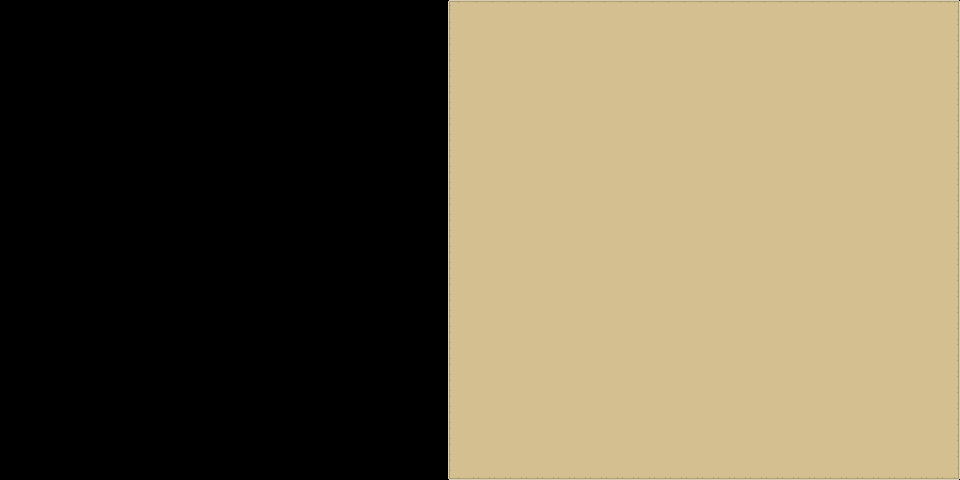

This is a level from a 2D game, rendered from its Tiled map with the project's own tilesets. A one-line summary and the complete map file follow:
An orthogonal 60x30 tile map with 16x16 px tiles, 1 tile layer (Calque de Tile 1).

<map version="1.0" orientation="orthogonal" width="60" height="30" tilewidth="16" tileheight="16">
 <tileset firstgid="1" name="UIpackSheet_magenta" tilewidth="16" tileheight="16" spacing="2">
  <image source="UIpackSheet_magenta.png" trans="ff00ff" width="538" height="592" />
 </tileset>
 <layer name="Calque de Tile 1" width="60" height="30">
  <data encoding="csv">
0,0,0,0,0,0,0,0,0,0,0,0,0,0,0,0,0,0,0,0,0,0,0,0,0,0,0,0,400,401,401,401,401,401,401,401,401,401,401,401,401,401,401,401,401,401,401,401,401,401,401,401,401,401,401,401,401,401,401,402,
0,0,0,0,0,0,0,0,0,0,0,0,0,0,0,0,0,0,0,0,0,0,0,0,0,0,0,0,430,431,431,431,431,431,431,431,431,431,431,431,431,431,431,431,431,431,431,431,431,431,431,431,431,431,431,431,431,431,431,432,
0,0,0,0,0,0,0,0,0,0,0,0,0,0,0,0,0,0,0,0,0,0,0,0,0,0,0,0,430,431,431,431,431,431,431,431,431,431,431,431,431,431,431,431,431,431,431,431,431,431,431,431,431,431,431,431,431,431,431,432,
0,0,0,0,0,0,0,0,0,0,0,0,0,0,0,0,0,0,0,0,0,0,0,0,0,0,0,0,430,431,431,431,431,431,431,431,431,431,431,431,431,431,431,431,431,431,431,431,431,431,431,431,431,431,431,431,431,431,431,432,
0,0,0,0,0,0,0,0,0,0,0,0,0,0,0,0,0,0,0,0,0,0,0,0,0,0,0,0,430,431,431,431,431,431,431,431,431,431,431,431,431,431,431,431,431,431,431,431,431,431,431,431,431,431,431,431,431,431,431,432,
0,0,0,0,0,0,0,0,0,0,0,0,0,0,0,0,0,0,0,0,0,0,0,0,0,0,0,0,430,431,431,431,431,431,431,431,431,431,431,431,431,431,431,431,431,431,431,431,431,431,431,431,431,431,431,431,431,431,431,432,
0,0,0,0,0,0,0,0,0,0,0,0,0,0,0,0,0,0,0,0,0,0,0,0,0,0,0,0,430,431,431,431,431,431,431,431,431,431,431,431,431,431,431,431,431,431,431,431,431,431,431,431,431,431,431,431,431,431,431,432,
0,0,0,0,0,0,0,0,0,0,0,0,0,0,0,0,0,0,0,0,0,0,0,0,0,0,0,0,430,431,431,431,431,431,431,431,431,431,431,431,431,431,431,431,431,431,431,431,431,431,431,431,431,431,431,431,431,431,431,432,
0,0,0,0,0,0,0,0,0,0,0,0,0,0,0,0,0,0,0,0,0,0,0,0,0,0,0,0,430,431,431,431,431,431,431,431,431,431,431,431,431,431,431,431,431,431,431,431,431,431,431,431,431,431,431,431,431,431,431,432,
0,0,0,0,0,0,0,0,0,0,0,0,0,0,0,0,0,0,0,0,0,0,0,0,0,0,0,0,430,431,431,431,431,431,431,431,431,431,431,431,431,431,431,431,431,431,431,431,431,431,431,431,431,431,431,431,431,431,431,432,
0,0,0,0,0,0,0,0,0,0,0,0,0,0,0,0,0,0,0,0,0,0,0,0,0,0,0,0,430,431,431,431,431,431,431,431,431,431,431,431,431,431,431,431,431,431,431,431,431,431,431,431,431,431,431,431,431,431,431,432,
0,0,0,0,0,0,0,0,0,0,0,0,0,0,0,0,0,0,0,0,0,0,0,0,0,0,0,0,430,431,431,431,431,431,431,431,431,431,431,431,431,431,431,431,431,431,431,431,431,431,431,431,431,431,431,431,431,431,431,432,
0,0,0,0,0,0,0,0,0,0,0,0,0,0,0,0,0,0,0,0,0,0,0,0,0,0,0,0,430,431,431,431,431,431,431,431,431,431,431,431,431,431,431,431,431,431,431,431,431,431,431,431,431,431,431,431,431,431,431,432,
0,0,0,0,0,0,0,0,0,0,0,0,0,0,0,0,0,0,0,0,0,0,0,0,0,0,0,0,430,431,431,431,431,431,431,431,431,431,431,431,431,431,431,431,431,431,431,431,431,431,431,431,431,431,431,431,431,431,431,432,
0,0,0,0,0,0,0,0,0,0,0,0,0,0,0,0,0,0,0,0,0,0,0,0,0,0,0,0,430,431,431,431,431,431,431,431,431,431,431,431,431,431,431,431,431,431,431,431,431,431,431,431,431,431,431,431,431,431,431,432,
0,0,0,0,0,0,0,0,0,0,0,0,0,0,0,0,0,0,0,0,0,0,0,0,0,0,0,0,430,431,431,431,431,431,431,431,431,431,431,431,431,431,431,431,431,431,431,431,431,431,431,431,431,431,431,431,431,431,431,432,
0,0,0,0,0,0,0,0,0,0,0,0,0,0,0,0,0,0,0,0,0,0,0,0,0,0,0,0,430,431,431,431,431,431,431,431,431,431,431,431,431,431,431,431,431,431,431,431,431,431,431,431,431,431,431,431,431,431,431,432,
0,0,0,0,0,0,0,0,0,0,0,0,0,0,0,0,0,0,0,0,0,0,0,0,0,0,0,0,430,431,431,431,431,431,431,431,431,431,431,431,431,431,431,431,431,431,431,431,431,431,431,431,431,431,431,431,431,431,431,432,
0,0,0,0,0,0,0,0,0,0,0,0,0,0,0,0,0,0,0,0,0,0,0,0,0,0,0,0,430,431,431,431,431,431,431,431,431,431,431,431,431,431,431,431,431,431,431,431,431,431,431,431,431,431,431,431,431,431,431,432,
0,0,0,0,0,0,0,0,0,0,0,0,0,0,0,0,0,0,0,0,0,0,0,0,0,0,0,0,430,431,431,431,431,431,431,431,431,431,431,431,431,431,431,431,431,431,431,431,431,431,431,431,431,431,431,431,431,431,431,432,
0,0,0,0,0,0,0,0,0,0,0,0,0,0,0,0,0,0,0,0,0,0,0,0,0,0,0,0,430,431,431,431,431,431,431,431,431,431,431,431,431,431,431,431,431,431,431,431,431,431,431,431,431,431,431,431,431,431,431,432,
0,0,0,0,0,0,0,0,0,0,0,0,0,0,0,0,0,0,0,0,0,0,0,0,0,0,0,0,430,431,431,431,431,431,431,431,431,431,431,431,431,431,431,431,431,431,431,431,431,431,431,431,431,431,431,431,431,431,431,432,
0,0,0,0,0,0,0,0,0,0,0,0,0,0,0,0,0,0,0,0,0,0,0,0,0,0,0,0,430,431,431,431,431,431,431,431,431,431,431,431,431,431,431,431,431,431,431,431,431,431,431,431,431,431,431,431,431,431,431,432,
0,0,0,0,0,0,0,0,0,0,0,0,0,0,0,0,0,0,0,0,0,0,0,0,0,0,0,0,430,431,431,431,431,431,431,431,431,431,431,431,431,431,431,431,431,431,431,431,431,431,431,431,431,431,431,431,431,431,431,432,
0,0,0,0,0,0,0,0,0,0,0,0,0,0,0,0,0,0,0,0,0,0,0,0,0,0,0,0,430,431,431,431,431,431,431,431,431,431,431,431,431,431,431,431,431,431,431,431,431,431,431,431,431,431,431,431,431,431,431,432,
0,0,0,0,0,0,0,0,0,0,0,0,0,0,0,0,0,0,0,0,0,0,0,0,0,0,0,0,430,431,431,431,431,431,431,431,431,431,431,431,431,431,431,431,431,431,431,431,431,431,431,431,431,431,431,431,431,431,431,432,
0,0,0,0,0,0,0,0,0,0,0,0,0,0,0,0,0,0,0,0,0,0,0,0,0,0,0,0,430,431,431,431,431,431,431,431,431,431,431,431,431,431,431,431,431,431,431,431,431,431,431,431,431,431,431,431,431,431,431,432,
0,0,0,0,0,0,0,0,0,0,0,0,0,0,0,0,0,0,0,0,0,0,0,0,0,0,0,0,430,431,431,431,431,431,431,431,431,431,431,431,431,431,431,431,431,431,431,431,431,431,431,431,431,431,431,431,431,431,431,432,
0,0,0,0,0,0,0,0,0,0,0,0,0,0,0,0,0,0,0,0,0,0,0,0,0,0,0,0,430,431,431,431,431,431,431,431,431,431,431,431,431,431,431,431,431,431,431,431,431,431,431,431,431,431,431,431,431,431,431,432,
0,0,0,0,0,0,0,0,0,0,0,0,0,0,0,0,0,0,0,0,0,0,0,0,0,0,0,0,460,461,461,461,461,461,461,461,461,461,461,461,461,461,461,461,461,461,461,461,461,461,461,461,461,461,461,461,461,461,461,462
</data>
 </layer>
</map>
